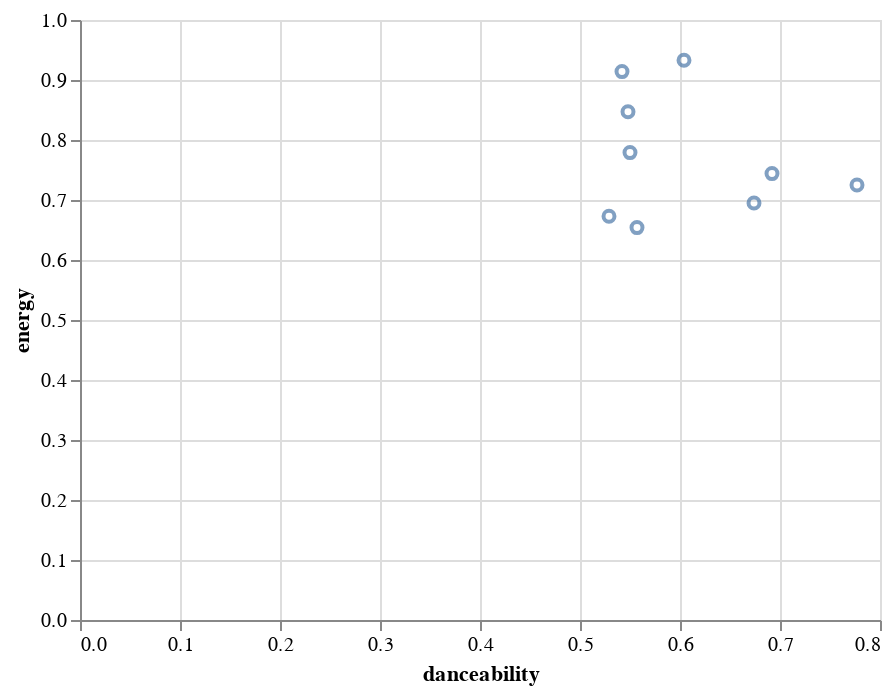

Notebook source saved alongside this figure:
### Code cell
# Danceability vs Energy for Sociopaths
alt.Chart(sociopath_features).mark_point().encode(
    y="energy",
    x='danceability'
)

### Figure 1 — Vega-Lite specification as saved in the notebook (floating-point values rounded to 4 significant figures)
{"config": {"view": {"continuousWidth": 400, "continuousHeight": 300}}, "data": {"name": "data-6a4ff1e425ef93ec0f610ba343230d26"}, "mark": "point", "encoding": {"x": {"type": "quantitative", "field": "danceability"}, "y": {"type": "quantitative", "field": "energy"}}, "$schema": "https://vega.github.io/schema/vega-lite/v4.8.1.json", "datasets": {"data-6a4ff1e425ef93ec0f610ba343230d26": [{"artist": "DJ Khaled", "album": "All I Do Is Win (feat. T-Pain, Ludacris, Snoop Dogg & Rick Ross)", "track_name": "All I Do Is Win (feat. T-Pain, Ludacris, Snoop Dogg & Rick Ross)", "track_id": "28jyTDJQyz5IeDTkB1lOuu", "danceability": 0.55, "energy": 0.779, "key": 0, "loudness": -3.808, "mode": 1, "speechiness": 0.21, "instrumentalness": 0, "liveness": 0.333, "valence": 0.293, "tempo": 150.1, "duration_ms": 230281, "time_signature": 4}, {"artist": "Drake", "album": "Honestly, Nevermind", "track_name": "Jimmy Cooks (feat. 21 Savage)", "track_id": "3F5CgOj3wFlRv51JsHbxhe", "danceability": 0.529, "energy": 0.673, "key": 0, "loudness": -4.711, "mode": 1, "speechiness": 0.175, "instrumentalness": 2.41e-06, "liveness": 0.093, "valence": 0.366, "tempo": 165.9, "duration_ms": 218365, "time_signature": 4}, {"artist": "Denzel Curry", "album": "Melt My Eyez See Your Future", "track_name": "Walkin", "track_id": "1q8DwZtQen5fvyB7cKbShC", "danceability": 0.557, "energy": 0.654, "key": 11, "loudness": -7.201, "mode": 0, "speechiness": 0.196, "instrumentalness": 0, "liveness": 0.291, "valence": 0.386, "tempo": 136.0, "duration_ms": 280000, "time_signature": 4}, {"artist": "Kanye West", "album": "My Beautiful Dark Twisted Fantasy", "track_name": "POWER", "track_id": "2gZUPNdnz5Y45eiGxpHGSc", "danceability": 0.542, "energy": 0.914, "key": 0, "loudness": -4.747, "mode": 0, "speechiness": 0.113, "instrumentalness": 0, "liveness": 0.744, "valence": 0.576, "tempo": 154.0, "duration_ms": 292093, "time_signature": 4}, {"artist": "Gloria Gaynor", "album": "20th Century Masters: The Millennium Collection: Best Of Gloria Gaynor", "track_name": "I Will Survive - Single Version", "track_id": "7cv28LXcjAC3GsXbUvXKbX", "danceability": 0.777, "energy": 0.725, "key": 0, "loudness": -8.681, "mode": 1, "speechiness": 0.05, "instrumentalness": 0.00805, "liveness": 0.246, "valence": 0.529, "tempo": 116.7, "duration_ms": 198066, "time_signature": 4}, {"artist": "Lil Wayne", "album": "Tha Carter III", "track_name": "A Milli", "track_id": "6ScJMrlpiLfZUGtWp4QIVt", "danceability": 0.674, "energy": 0.695, "key": 6, "loudness": -8.636, "mode": 0, "speechiness": 0.278, "instrumentalness": 0.00202, "liveness": 0.194, "valence": 0.773, "tempo": 151.5, "duration_ms": 221840, "time_signature": 4}, {"artist": "Eminem", "album": "The Eminem Show", "track_name": "Till I Collapse", "track_id": "4xkOaSrkexMciUUogZKVTS", "danceability": 0.548, "energy": 0.847, "key": 1, "loudness": -3.237, "mode": 1, "speechiness": 0.186, "instrumentalness": 0, "liveness": 0.0816, "valence": 0.1, "tempo": 171.4, "duration_ms": 297787, "time_signature": 4}, {"artist": "Eminem", "album": "Curtain Call: The Hits (Deluxe Edition)", "track_name": "Lose Yourself - From \"8 Mile\" Soundtrack", "track_id": "5Z01UMMf7V1o0MzF86s6WJ", "danceability": 0.692, "energy": 0.744, "key": 2, "loudness": -4.565, "mode": 1, "speechiness": 0.257, "instrumentalness": 0.000423, "liveness": 0.359, "valence": 0.0612, "tempo": 171.4, "duration_ms": 326467, "time_signature": 4}, {"artist": "BROCKHAMPTON", "album": "SATURATION III", "track_name": "BOOGIE", "track_id": "3NuN59jpH3B5cNa2M4r7XG", "danceability": 0.604, "energy": 0.933, "key": 1, "loudness": -3.034, "mode": 1, "speechiness": 0.214, "instrumentalness": 0, "liveness": 0.37, "valence": 0.28, "tempo": 110.0, "duration_ms": 193155, "time_signature": 4}]}}
